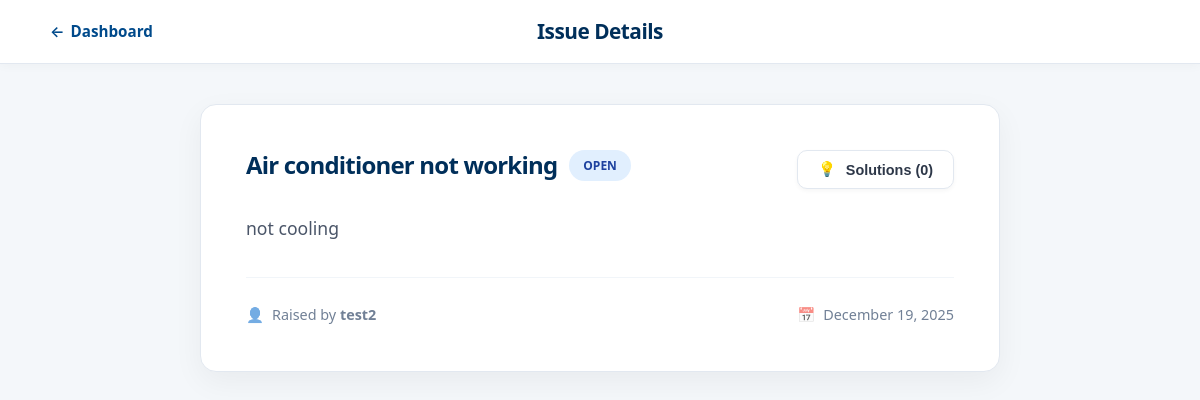
The app's page /issue/13/, older data.
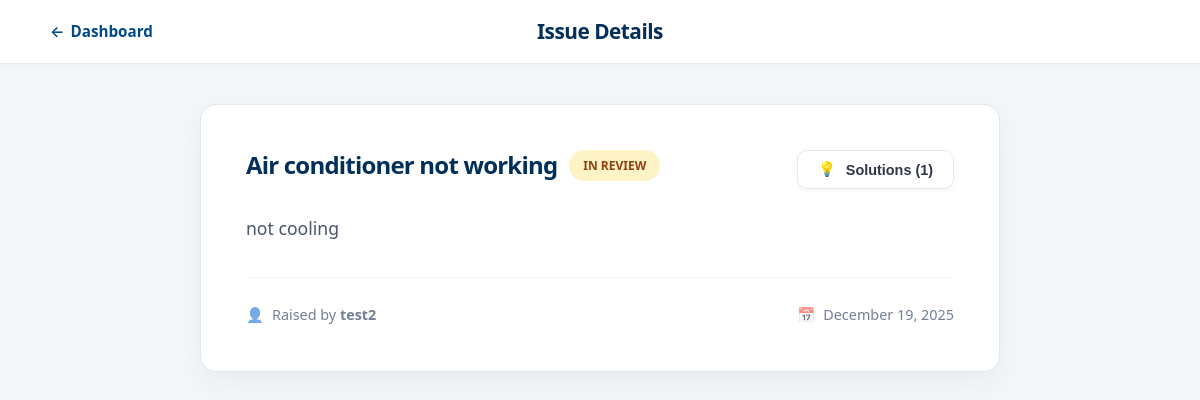
The same page, newer data.
### app/models.py (models this page shows, shortened)
class Issue(models.Model):
    STATUS_CHOICES = [
        ('Open', 'Open'),
        ('In Review', 'In Review'),
        ('Resolved', 'Resolved'),
    ]
    title = models.CharField(max_length=100)
    description = models.TextField()
    status = models.CharField(max_length=20, choices=STATUS_CHOICES, default='Open')
    reported_date = models.DateField(auto_now_add=True)
    reported_by_id = models.ForeignKey(UserDetails, on_delete=models.CASCADE)
    image = models.ImageField(upload_to='issue_images/', blank=True, null=True)

class UserDetails(models.Model):
    full_name = models.CharField(max_length=200, null=True, blank=True)
    email = models.EmailField(unique=True)
    password = models.CharField(max_length=100)
    flat_number = models.CharField(max_length=100)
    role = models.CharField(max_length=100)
    profile_picture = models.ImageField(upload_to='profile_pics/', null=True, blank=True)

### app/views.py (the view)
# urls.py: path('issue/<str:issue_id>/', views.issue_details_view, name='issue_details'),
def issue_details_view(request, issue_id):
    issue = get_object_or_404(Issue, id=issue_id)
    solutions = Solution.objects.filter(issue=issue).order_by('-upvotes', '-suggested_date')
    user_id = request.session.get('user_id')
    user = UserDetails.objects.filter(id=user_id).first()
    return render(request, 'Issue_Details_View.html', {
        'issue': issue,
        'solutions': solutions,
        'user': user  # Added this to the context
    })

### app/templates/Issue_Details_View.html (shortened to what this page needs)
<!DOCTYPE html>
<html lang="en">
<head>
</head>
<body>
    <header class="full-width-header">
        <div class="header-inner">
            <div class="header-left-edge">
                <a href="{% url 'home' %}" class="back-link"><span>←</span> Dashboard</a>
            </div>
            <div class="header-center">
                <span class="header-title">Issue Details</span>
            </div>
        </div>
    </header>
    <main class="details-container">
        <div class="details-content-card">
            <div class="card-body">
                <div class="issue-header-row">
                    <div style="display: flex; flex-direction: column; gap: 10px; flex: 1;">
                        <div style="display: flex; align-items: center; gap: 12px; flex-wrap: wrap;">
                            <h1 class="issue-title" style="margin: 0;">{{ issue.title }}</h1>
                            <span class="status-pill" style="
                                white-space: nowrap;
                                {% if issue.status == 'Resolved' %} background: #def7ec; color: #03543f;
                                {% elif issue.status == 'In Review' %} background: #fef3c7; color: #92400e;
                                {% else %} background: #e1effe; color: #1e429f; {% endif %}
                            ">
                                 {{ issue.status }}
                            </span>
                        </div>
                    </div>
                    <button class="btn-action" onclick="toggleModal()" style="flex-shrink: 0;">
                        <span>💡</span> Solutions ({{ solutions|length }})
                    </button>
                </div>
                <p class="issue-description">{{ issue.description }}</p>
                <div class="issue-meta">
                    <span class="meta-item">
                        <span style="opacity: 0.6;">👤</span>
                        <span>Raised by <strong>{{ issue.reported_by_id.full_name|default:issue.reported_by_id.email }}</strong></span>
                    </span>
                    <span class="meta-item">
                        <span style="opacity: 0.6;">📅</span>
                        {{ issue.reported_date|date:"F d, Y" }}
                    </span>
                </div>
            </div>
        </div>
    </main>
</body>
</html>

Row changes from the older to the newer data that the page shows:
changed Issue "Air conditioner not working": status "OPEN" → "IN REVIEW"
Text that changed along with them:
{{ solutions|length }}: "0" → "1"
